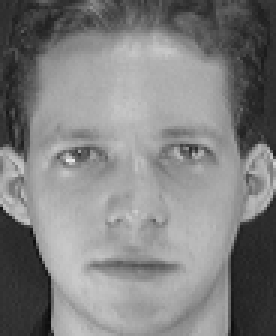
%> input picture Matlab/data/auth1.pgm, 92 x 112 px (shown 3 times larger)
$ octave demo.m   (GNU Octave 9; MATLAB toolbox functions it lacks are replaced by stand-ins)
%> lines starting %> are read from the running program, lines starting %| are printed output that depends on the picture
### MATLAB/src/normalize_image.m
% normalize_image.m
%
% * Created by Vishnu Naresh Boddeti on 9/30/14.
% * naresh@cmu.edu (http://vishnu.boddeti.net)
% * Copyright 2014 Carnegie Mellon University. All rights reserved.

function im = normalize_image(im)

im = double(im);
im = im - mean2(im);
im = im/sqrt(sum(sum(abs(im).^2)));

### Matlab/build_mmcf_scalar.m
% build_mmcf_scalar.m
%
%	* Citation: This function implements the correlation filter design proposed in the following paper.
%	* A. Rodriguez, Vishnu Naresh Boddeti, B.V.K. Vijaya Kumar and A. Mahalanobis, "Maximum Margin Correlation Filter: A New Approach for
% 	* Localization and Classification", IEEE Transactions on Image Processing, 2012.
% 	* Notes: This currently the best performing Correlation Filter design for scalar features, especially when the training sample size is
%	* larger than the dimensionality of the data.
%
%	* Created by Vishnu Naresh Boddeti on 5/22/13.
%	* naresh@cmu.edu (http://www.cs.cmu.edu/~vboddeti)
%	* Copyright 2013 Carnegie Mellon University. All rights reserved.

function mmscf = build_mmcf_scalar(img,args)

num_img = length(img);
[~,ind] = sort([img.label],'descend');
img = img(ind);
A = -ones(num_img,1);
A([img.label]==1) = 1;

[X,Y] = pre_whiten_data(img,args);
clear img;

X = reshape(X,[prod(args.size),num_img]);
Y = reshape(Y,[prod(args.size),num_img]);

X1 = (real(X));
X2 = (imag(X));
clear X;

Y1 = (real(Y));
Y2 = (imag(Y));

K = X1'*Y1;
clear X1;
clear Y1;
K = K + X2'*Y2;
clear X2;
clear Y2;

K = (K'+K)/2;
K = real(K);

K = [(1:num_img)' K];

param = ['-s 0 -t 4 -c ' num2str(args.C) ' -w1 ' num2str(args.wpos)];
mmscf_model = svmtrain(A,K,param);

Y = Y(:,mmscf_model.SVs);
mmscf_weights = Y*mmscf_model.sv_coef;
mmscf.filt_freq = reshape(mmscf_weights,args.size);
mmscf.filt = ifft_images(mmscf.filt_freq);

mmscf.b = mmscf_model.rho;
mmscf.shift = 1;

### MATLAB/scripts/demo.m
% demo.m

clear all
close all
clc

args.alpha = 1e-3;
args.beta = 1-args.alpha;
args.C = 1;
args.wpos = 1;

im = double(imread('../data/auth1.pgm'));
%> im: size 112x92 double; min 11, max 234, mean 128.3; mean of the top-left, top-right, bottom-left and bottom-right quarters 123.9, 115.9, 141.4, 132.1
im = normalize_image(im);
[l1,l2] = gradient(im);
Y(:,:,1,1) = l1;
Y(:,:,2,1) = l2;
X(:,:,1,1) = im;

im = double(imread('../data/auth2.pgm'));
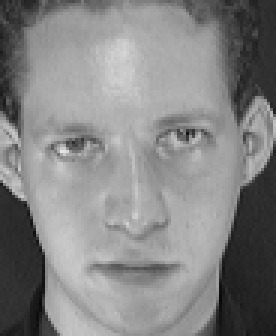
%> input picture Matlab/data/auth2.pgm, 92 x 112 px (shown 3 times larger)
%> im: size 112x92 double; min 7, max 232, mean 132.6; mean of the top-left, top-right, bottom-left and bottom-right quarters 147.9, 128.6, 138, 115.9
im = normalize_image(im);
[l1,l2] = gradient(im);
Y(:,:,1,2) = l1;
Y(:,:,2,2) = l2;
X(:,:,1,2) = im;

im = double(imread('../data/auth3.pgm'));
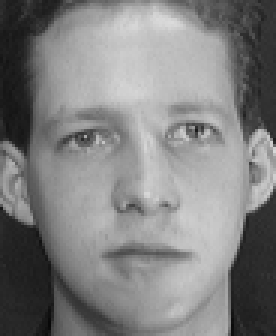
%> input picture Matlab/data/auth3.pgm, 92 x 112 px (shown 3 times larger)
%> im: size 112x92 double; min 8, max 219, mean 128.4; mean of the top-left, top-right, bottom-left and bottom-right quarters 124.3, 142.1, 106.1, 141.2
im = normalize_image(im);
%> in normalize_image (call 3), `im = im - mean2(im);`:
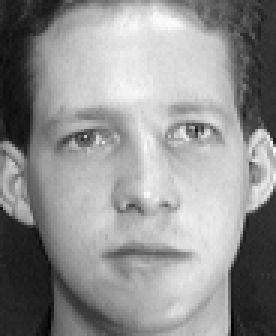
%> im: size 112x92 double (shown 3 times larger); min -120.4, max 90.59, mean 0; drawn with min black and max white
[l1,l2] = gradient(im);
Y(:,:,1,3) = l1;
Y(:,:,2,3) = l2;
X(:,:,1,3) = im;

im = double(imread('../data/imp1.pgm'));
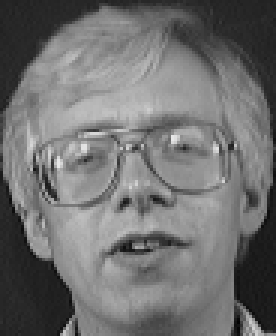
%> input picture Matlab/data/imp1.pgm, 92 x 112 px (shown 3 times larger)
%> im: size 112x92 double; min 3, max 231, mean 112; mean of the top-left, top-right, bottom-left and bottom-right quarters 123, 106.5, 110.2, 108.3
im = normalize_image(im);
[l1,l2] = gradient(im);
Y(:,:,1,4) = l1;
Y(:,:,2,4) = l2;
X(:,:,1,4) = im;

im = double(imread('../data/imp2.pgm'));
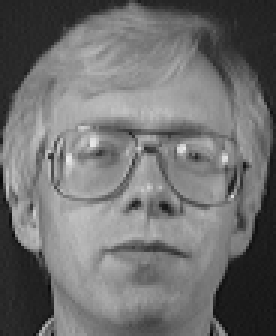
%> input picture Matlab/data/imp2.pgm, 92 x 112 px (shown 3 times larger)
%> im: size 112x92 double; min 9, max 235, mean 111.7; mean of the top-left, top-right, bottom-left and bottom-right quarters 118.5, 105.6, 124.1, 98.6
im = normalize_image(im);
[l1,l2] = gradient(im);
Y(:,:,1,5) = l1;
Y(:,:,2,5) = l2;
X(:,:,1,5) = im;

im = double(imread('../data/imp3.pgm'));
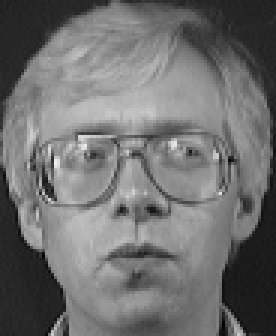
%> input picture Matlab/data/imp3.pgm, 92 x 112 px (shown 3 times larger)
%> im: size 112x92 double; min 1, max 243, mean 111.5; mean of the top-left, top-right, bottom-left and bottom-right quarters 124.9, 107.7, 113.6, 99.9
im = normalize_image(im);
[l1,l2] = gradient(im);
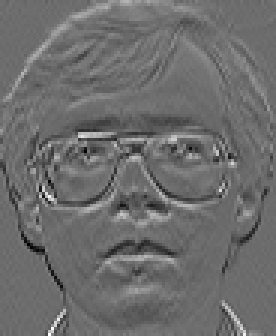
%> l2: size 112x92 double (shown 3 times larger); min -0.0135, max 0.0182, mean 9.01e-05; drawn with min black and max white
Y(:,:,1,6) = l1;
Y(:,:,2,6) = l2;
X(:,:,1,6) = im;
labels = [1,1,1,-1,-1,-1];

[labels,ind] = sort(labels,'descend');
X = X(:,:,:,ind);
Y = Y(:,:,:,ind);

%% Scalar Features

num_channels = 1;
args.size = [size(im) 1];
%> args.size = [112 92 1]
num_img = 6;

for i = 1:num_img
    img(i).im = X(:,:,:,i);
    img(i).label = labels(i);
end
%> after the loop, img = 6 items; label: 1, 1, 1, -1, -1, -1

mmcf_scalar = build_mmcf_scalar(img,args);
%> in build_mmcf_scalar, `num_img = length(img);`: num_img = 6
%> in build_mmcf_scalar, `[~,ind] = sort([img.label],'descend');`: ind = [1 2 3 4 5 6]
%> in build_mmcf_scalar, `img = img(ind);`: img = 6 items; label: 1, 1, 1, -1, -1, -1
%> the run ends on the next line
